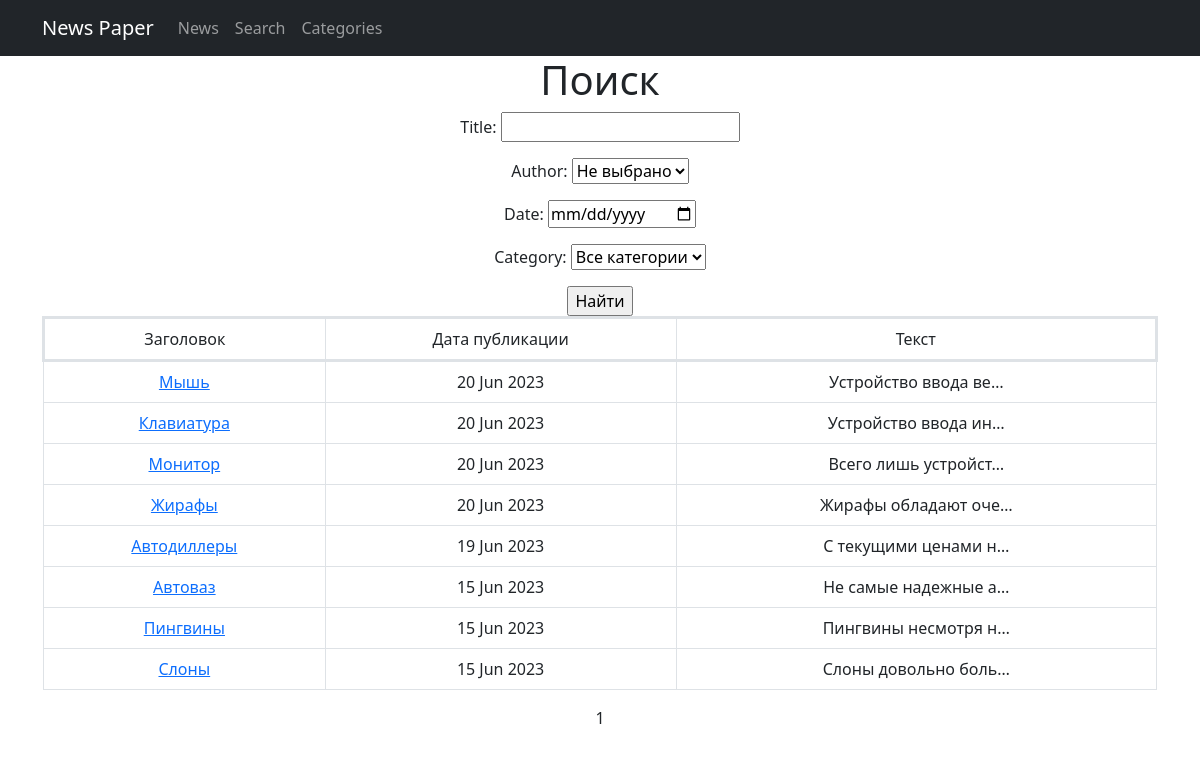
The page /news/search/ on the database as committed earlier.
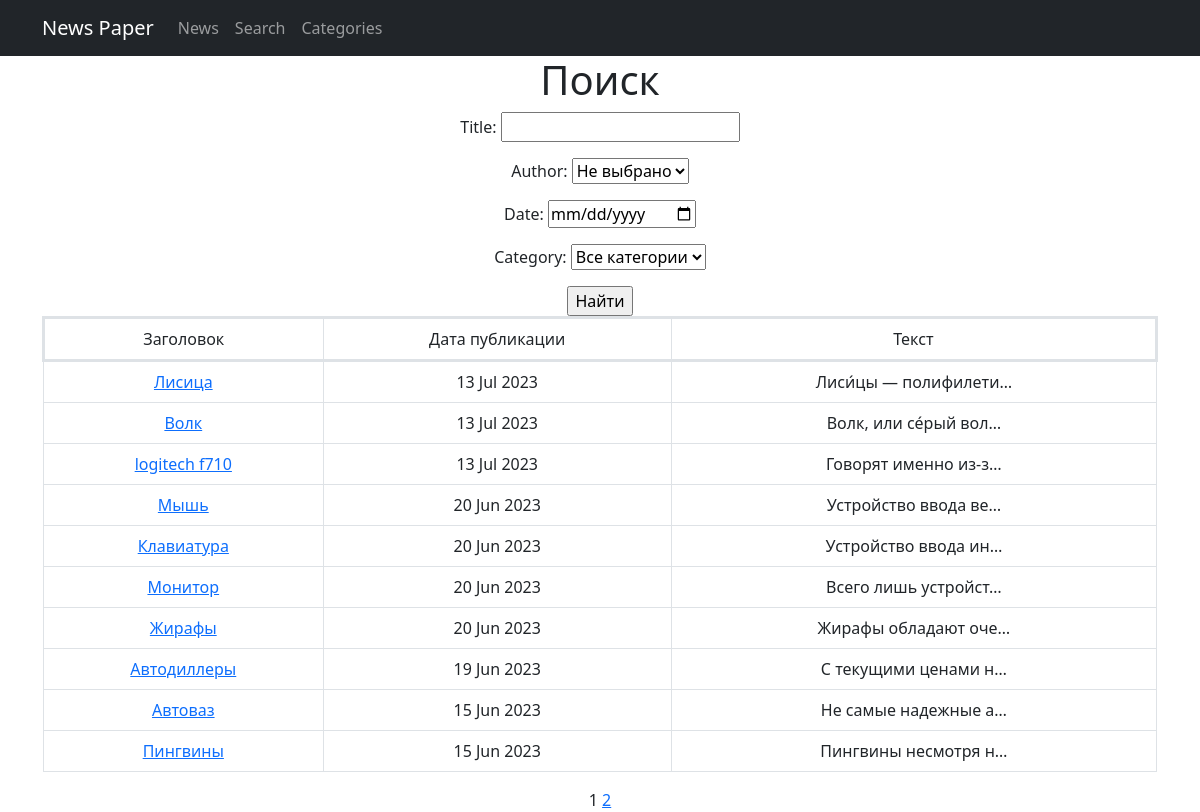
The same page on the database as committed later.
### news/models.py (models this page shows, shortened)
class Post(models.Model):
    news = 'NW'
    article = 'AR'
    POST_TYPES = [(news, 'Новость'), (article, 'Статья')]
    author = models.ForeignKey('Author', on_delete=models.PROTECT)
    post_type = models.CharField(max_length=2, choices=POST_TYPES, default=article,)
    time_create = models.DateTimeField(auto_now_add=True)
    categories = models.ManyToManyField(Category, through='PostCategory')
    title = models.CharField(max_length=80, default='Заголовок')
    post_text = models.TextField(default='Текст статьи')
    rating = models.IntegerField(default=0)

### news/views.py (the view)
# urls.py: path('search/', PostSearch.as_view(), name='post_search'),
class PostSearch(ListView):
    model = Post
    template_name = 'search.html'
    context_object_name = 'news'
    ordering = '-time_create'
    paginate_by = 10
    def get_queryset(self):
        queryset = super().get_queryset()
        self.filterset = PostFilter(self.request.GET, queryset)
        return self.filterset.qs
    def get_context_data(self, **kwargs):
        context = super().get_context_data(**kwargs)
        context['filterset'] = self.filterset
        return context

### news/models.py (called while the page is built)
    def __str__(self):
        return self.user.username

    def __str__(self):
        return self.name

### news/templatetags/custom_filters.py (called while the page is built)
@register.filter()
def censor(value):
   for word in BAD_WORDS:
        pattern = f'({word[0].upper()}|{word[0].lower()}){word[1:]}'
        value = re.sub(pattern, f'\\1{"*" * (len(word) - 1)}', value)
   return value

### news/templatetags/custom_tags.py (called while the page is built)
@register.simple_tag(takes_context=True)
def url_replace(context, **kwargs):
   d = context['request'].GET.copy()
   for k, v in kwargs.items():
       d[k] = v
   return d.urlencode()

### templates/search.html (shortened to what this page needs)
{% extends 'flatpages/default.html' %}
{% load custom_filters %}
{% load custom_tags %}
{% block content %}
    <h1>Поиск</h1>
    <form action="" method="get">
        {{ filterset.form.as_p }}
        <input type="submit" value="Найти" />
    </form>
    {% if news %}
    <table class="table table-bordered">
        <tr style='border-width: 3px;'>
            <td>Заголовок</td>
            <td>Дата публикации</td>
            <td>Текст</td>
        </tr>
        {% for post in news %}
        <tr>
            <td><a href="/news/{{post.id}}">{{ post.title|censor }}</a></td>
            <td>{{ post.time_create|date:'d M Y' }}</td>
            <td>{{ post.post_text|truncatechars:20|censor }}</td>
        </tr>
        {% endfor %}
    </table>
    {% else %}
        <h2>Ничего не найдено</h2>
    {% endif %}
{{ page_obj.number }}
{% if page_obj.has_next %}
    <a href="?{% url_replace page=page_obj.next_page_number %}">{{ page_obj.next_page_number }}</a>
{% endif %}
{% endblock content %}

Rows that differ between the two databases and show on the page:
no longer on this page (row unchanged): Post: title|censor "Слоны", time_create "15 Jun 2023", post_text|censor "Слоны довольно боль…"
added Post: title|censor "Лисица", time_create "13 Jul 2023", post_text|censor "Лиси́цы — полифилети…"
added Post: title|censor "Волк", time_create "13 Jul 2023", post_text|censor "Волк, или се́рый вол…"
added Post: title|censor "logitech f710", time_create "13 Jul 2023", post_text|censor "Говорят именно из-з…"
Other text that changed with them:
{{ page_obj.next_page_number }}: (not shown) → "2"
